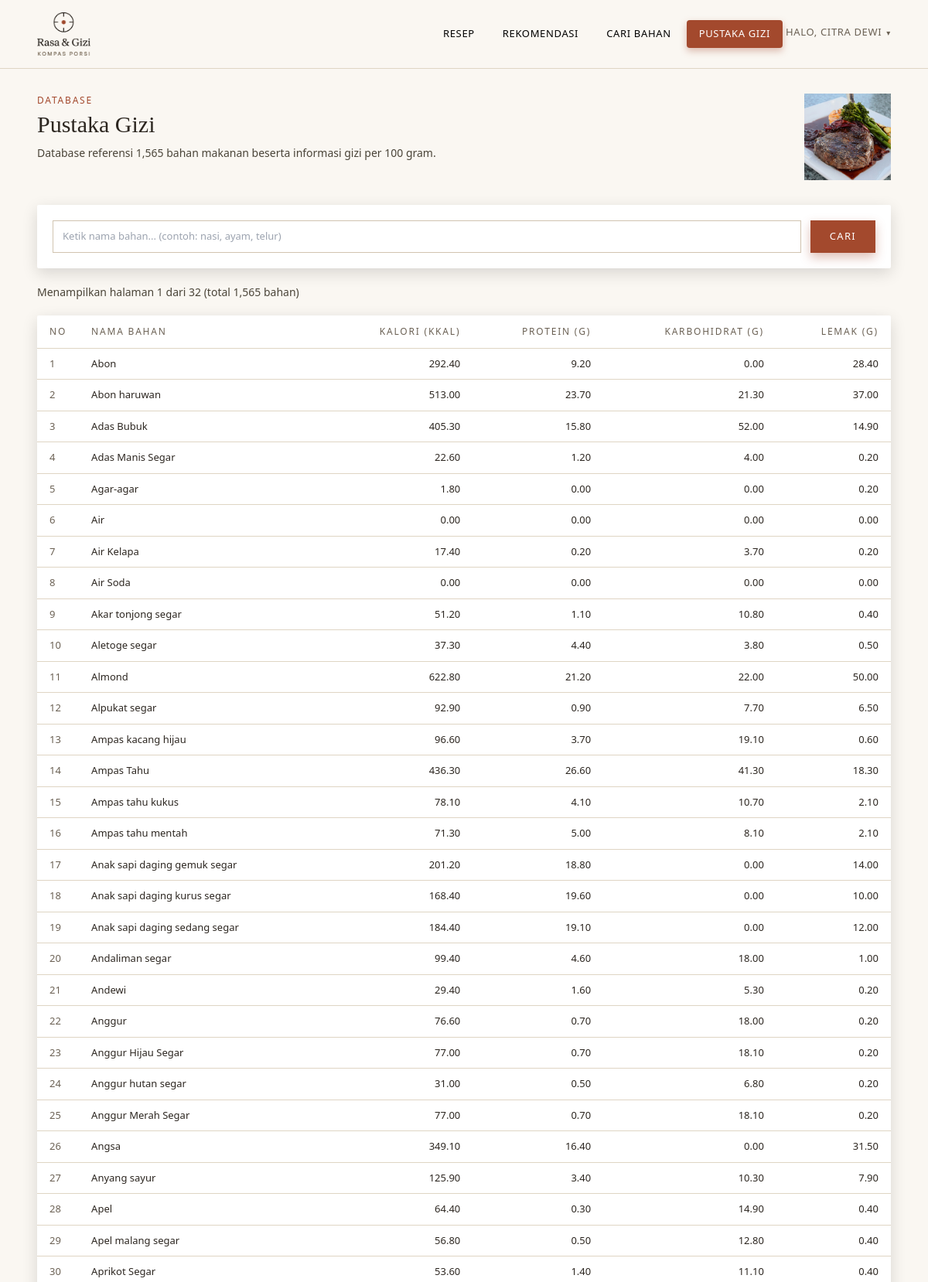
The app's page /pages/pustaka_gizi.php (signed in, upper part) with its own data.
### tables this page shows
CREATE TABLE `bahan_makanan` (
  `id` int NOT NULL,
  `nama_bahan` varchar(255) NOT NULL,
  `kalori_per_100g` decimal(6,2) NOT NULL DEFAULT '0.00',
  `protein_per_100g` decimal(6,2) NOT NULL DEFAULT '0.00',
  `karbohidrat_per_100g` decimal(6,2) NOT NULL DEFAULT '0.00',
  `lemak_per_100g` decimal(6,2) NOT NULL DEFAULT '0.00',
  `gambar` varchar(500) DEFAULT NULL
);

### pages/pustaka_gizi.php (the view, shortened to what this page needs)
<?php
require_once '../config/koneksi.php';
$keyword = trim($_GET['cari'] ?? '');
$page = max(1, (int)($_GET['halaman'] ?? 1));
$limit = 50;
$offset = ($page - 1) * $limit;
$search_param = '%' . $keyword . '%';
if (!empty($keyword)) {
    $count_stmt = mysqli_prepare($koneksi, "SELECT COUNT(*) FROM bahan_makanan WHERE nama_bahan LIKE ?");
    mysqli_stmt_bind_param($count_stmt, 's', $search_param);
} else {
    $count_stmt = mysqli_prepare($koneksi, "SELECT COUNT(*) FROM bahan_makanan");
}
mysqli_stmt_execute($count_stmt);
mysqli_stmt_bind_result($count_stmt, $total_data);
$total_pages = ceil($total_data / $limit);
if (!empty($keyword)) {
    $exact_param = $keyword;
    $starts_with_param = $keyword . '%';
    $data_stmt = mysqli_prepare($koneksi, "
        SELECT nama_bahan, ROUND((protein_per_100g * 4) + (karbohidrat_per_100g * 4) + (lemak_per_100g * 9), 2) AS kalori_per_100g, protein_per_100g, karbohidrat_per_100g, lemak_per_100g
        FROM bahan_makanan WHERE nama_bahan LIKE ?
        ORDER BY
            CASE
                WHEN nama_bahan = ? THEN 0
                WHEN nama_bahan LIKE ? THEN 1
                ELSE 2
            END,
            nama_bahan ASC
        LIMIT ? OFFSET ?
    ");
    mysqli_stmt_bind_param($data_stmt, 'sssii', $search_param, $exact_param, $starts_with_param, $limit, $offset);
} else {
    $data_stmt = mysqli_prepare($koneksi, "
        SELECT nama_bahan, ROUND((protein_per_100g * 4) + (karbohidrat_per_100g * 4) + (lemak_per_100g * 9), 2) AS kalori_per_100g, protein_per_100g, karbohidrat_per_100g, lemak_per_100g
        FROM bahan_makanan
        ORDER BY nama_bahan ASC LIMIT ? OFFSET ?
    ");
    mysqli_stmt_bind_param($data_stmt, 'ii', $limit, $offset);
}
mysqli_stmt_execute($data_stmt);
$result = mysqli_stmt_get_result($data_stmt);
$bahan_list = mysqli_fetch_all($result, MYSQLI_ASSOC);
?>
<!DOCTYPE html>
<html lang="id">
<head>
    <script src="https://cdn.tailwindcss.com"></script>
</head>
<body class="bg-[#FAF7F2] text-[#2C2620] font-sans antialiased min-h-screen">
<?php $base_path = '../'; $active_page = 'pustaka_gizi'; require __DIR__ . '/../includes/partials/navbar.php'; ?>
<div class="max-w-6xl mx-auto px-6 py-8">
    <div class="flex items-start gap-4 md:gap-6 mb-6 md:mb-8">
        <div class="flex-1">
            <span class="text-[#A3492D] text-[11px] md:text-[12px] tracking-[0.15em] uppercase block mb-1">Database</span>
            <h1 class="font-serif text-2xl sm:text-3xl text-[#2C2620] font-normal mb-2">Pustaka Gizi</h1>
            <p class="text-[13px] md:text-[14px] text-[#4A4438]">Database referensi <span id="totalCount"><?= number_format($total_data) ?></span> bahan makanan beserta informasi gizi per 100 gram.</p>
        </div>
        <div class="hidden md:block w-20 h-20 md:w-28 md:h-28 shrink-0">
            <img src="../assets/images/pustaka.jpg" alt="" class="w-full h-full object-cover">
        </div>
    </div>
    <form method="GET" action="" class="bg-white p-5 mb-5 shadow-[0_6px_20px_rgba(0,0,0,0.14)] rounded-[2px]" id="searchForm">
        <div class="flex flex-col sm:flex-row gap-3">
            <input type="search" name="cari" id="searchInput" value="<?= htmlspecialchars($keyword) ?>"
                   class="flex-1 px-3 py-2.5 bg-white border border-[#D1C4B0] text-[13px] text-[#2C2620] focus:outline-none focus:border-[#A3492D] focus:shadow-[0_0_0_2px_rgba(163,73,45,0.1)] transition-all"
                   placeholder="Ketik nama bahan... (contoh: nasi, ayam, telur)" autofocus autocomplete="off">
            <button type="submit"
                    class="py-2.5 px-6 border border-[#A3492D] bg-[#A3492D] text-white text-[13px] tracking-[0.1em] uppercase hover:bg-[#8B3D25] hover:-translate-y-0.5 shadow-[0_6px_14px_rgba(163,73,45,0.35)] hover:shadow-[0_8px_22px_rgba(163,73,45,0.45)] transition-all">
                Cari
            </button>
        </div>
    </form>
    <div id="infoArea">
        <?php if (!empty($keyword)): ?>
            <div class="bg-[#F5F0E8] px-4 py-3 mb-5 text-[14px] text-[#4A4438]">
                Menampilkan <strong><?= number_format($total_data) ?></strong> hasil untuk "<?= htmlspecialchars($keyword) ?>"
            </div>
        <?php else: ?>
            <div class="text-[14px] text-[#4A4438] mb-5">
                Menampilkan halaman <?= $page ?> dari <?= $total_pages ?> (total <?= number_format($total_data) ?> bahan)
            </div>
        <?php endif; ?>
    </div>
    <div id="tableContainer">
        <?php if (empty($bahan_list)): ?>
            <div class="bg-[#E4DBC8] p-16 text-center">
                <p class="text-[#4A4438] text-base mb-2">Tidak ada bahan yang cocok dengan "<?= htmlspecialchars($keyword) ?>"</p>
                <p class="text-[14px] text-[#4A4438]">Coba gunakan kata kunci lain</p>
            </div>
        <?php else: ?>
            <div class="bg-white overflow-hidden shadow-[0_6px_20px_rgba(0,0,0,0.14)] rounded-[2px]">
                <div class="overflow-x-auto">
                    <table class="w-full text-[13px] min-w-[600px]" id="bahanTable">
                        <thead>
                            <tr class="border-b border-[#DFD5C4] text-[12px] tracking-[0.15em] uppercase text-[#6B6154]">
                                <th class="text-left py-3 px-4 w-12 font-normal">No</th>
                                <th class="text-left py-3 px-4 font-normal">Nama Bahan</th>
                                <th class="text-right py-3 px-4 font-normal">Kalori (kkal)</th>
                                <th class="text-right py-3 px-4 font-normal">Protein (g)</th>
                                <th class="text-right py-3 px-4 font-normal">Karbohidrat (g)</th>
                                <th class="text-right py-3 px-4 font-normal">Lemak (g)</th>
                            </tr>
                        </thead>
                        <tbody id="tableBody">
                            <?php $no = $offset + 1; ?>
                            <?php foreach ($bahan_list as $bahan): ?>
                            <tr class="border-b border-[#DFD5C4]">
                                <td class="py-2.5 px-4 text-[#6B6154]"><?= $no++ ?></td>
                                <td class="py-2.5 px-4 text-[#2C2620]"><?= htmlspecialchars($bahan['nama_bahan']) ?></td>
                                <td class="py-2.5 px-4 text-right"><?= number_format($bahan['kalori_per_100g'], 2) ?></td>
                                <td class="py-2.5 px-4 text-right"><?= number_format($bahan['protein_per_100g'], 2) ?></td>
                                <td class="py-2.5 px-4 text-right"><?= number_format($bahan['karbohidrat_per_100g'], 2) ?></td>
                                <td class="py-2.5 px-4 text-right"><?= number_format($bahan['lemak_per_100g'], 2) ?></td>
                            </tr>
                            <?php endforeach; ?>
                        </tbody>
                    </table>
                </div>
            </div>
        <?php endif; ?>
    </div>
</div>
</body>
</html>

### records on screen
bahan_makanan: nama_bahan "Abon", kalori_per_100g "292.40", protein_per_100g "9.20", karbohidrat_per_100g "0.00", lemak_per_100g "28.40"
bahan_makanan: nama_bahan "Abon haruwan", kalori_per_100g "513.00", protein_per_100g "23.70", karbohidrat_per_100g "21.30", lemak_per_100g "37.00"
bahan_makanan: nama_bahan "Adas Bubuk", kalori_per_100g "405.30", protein_per_100g "15.80", karbohidrat_per_100g "52.00", lemak_per_100g "14.90"
bahan_makanan: nama_bahan "Adas Manis Segar", kalori_per_100g "22.60", protein_per_100g "1.20", karbohidrat_per_100g "4.00", lemak_per_100g "0.20"
bahan_makanan: nama_bahan "Agar-agar", kalori_per_100g "1.80", protein_per_100g "0.00", karbohidrat_per_100g "0.00", lemak_per_100g "0.20"
bahan_makanan: nama_bahan "Air", kalori_per_100g "0.00", protein_per_100g "0.00", karbohidrat_per_100g "0.00", lemak_per_100g "0.00"
bahan_makanan: nama_bahan "Air Kelapa", kalori_per_100g "17.40", protein_per_100g "0.20", karbohidrat_per_100g "3.70", lemak_per_100g "0.20"
bahan_makanan: nama_bahan "Air Soda", kalori_per_100g "0.00", protein_per_100g "0.00", karbohidrat_per_100g "0.00", lemak_per_100g "0.00"
bahan_makanan: nama_bahan "Akar tonjong segar", kalori_per_100g "51.20", protein_per_100g "1.10", karbohidrat_per_100g "10.80", lemak_per_100g "0.40"
bahan_makanan: nama_bahan "Aletoge segar", kalori_per_100g "37.30", protein_per_100g "4.40", karbohidrat_per_100g "3.80", lemak_per_100g "0.50"
bahan_makanan: nama_bahan "Almond", kalori_per_100g "622.80", protein_per_100g "21.20", karbohidrat_per_100g "22.00", lemak_per_100g "50.00"
bahan_makanan: nama_bahan "Alpukat segar", kalori_per_100g "92.90", protein_per_100g "0.90", karbohidrat_per_100g "7.70", lemak_per_100g "6.50"
bahan_makanan: nama_bahan "Ampas kacang hijau", kalori_per_100g "96.60", protein_per_100g "3.70", karbohidrat_per_100g "19.10", lemak_per_100g "0.60"
bahan_makanan: nama_bahan "Ampas Tahu", kalori_per_100g "436.30", protein_per_100g "26.60", karbohidrat_per_100g "41.30", lemak_per_100g "18.30"
bahan_makanan: nama_bahan "Ampas tahu kukus", kalori_per_100g "78.10", protein_per_100g "4.10", karbohidrat_per_100g "10.70", lemak_per_100g "2.10"
bahan_makanan: nama_bahan "Ampas tahu mentah", kalori_per_100g "71.30", protein_per_100g "5.00", karbohidrat_per_100g "8.10", lemak_per_100g "2.10"
bahan_makanan: nama_bahan "Anak sapi daging gemuk segar", kalori_per_100g "201.20", protein_per_100g "18.80", karbohidrat_per_100g "0.00", lemak_per_100g "14.00"
bahan_makanan: nama_bahan "Anak sapi daging kurus segar", kalori_per_100g "168.40", protein_per_100g "19.60", karbohidrat_per_100g "0.00", lemak_per_100g "10.00"
bahan_makanan: nama_bahan "Anak sapi daging sedang segar", kalori_per_100g "184.40", protein_per_100g "19.10", karbohidrat_per_100g "0.00", lemak_per_100g "12.00"
bahan_makanan: nama_bahan "Andaliman segar", kalori_per_100g "99.40", protein_per_100g "4.60", karbohidrat_per_100g "18.00", lemak_per_100g "1.00"
bahan_makanan: nama_bahan "Andewi", kalori_per_100g "29.40", protein_per_100g "1.60", karbohidrat_per_100g "5.30", lemak_per_100g "0.20"
bahan_makanan: nama_bahan "Anggur", kalori_per_100g "76.60", protein_per_100g "0.70", karbohidrat_per_100g "18.00", lemak_per_100g "0.20"
bahan_makanan: nama_bahan "Anggur Hijau Segar", kalori_per_100g "77.00", protein_per_100g "0.70", karbohidrat_per_100g "18.10", lemak_per_100g "0.20"
bahan_makanan: nama_bahan "Anggur hutan segar", kalori_per_100g "31.00", protein_per_100g "0.50", karbohidrat_per_100g "6.80", lemak_per_100g "0.20"
bahan_makanan: nama_bahan "Anggur Merah Segar", kalori_per_100g "77.00", protein_per_100g "0.70", karbohidrat_per_100g "18.10", lemak_per_100g "0.20"
bahan_makanan: nama_bahan "Angsa", kalori_per_100g "349.10", protein_per_100g "16.40", karbohidrat_per_100g "0.00", lemak_per_100g "31.50"
bahan_makanan: nama_bahan "Anyang sayur", kalori_per_100g "125.90", protein_per_100g "3.40", karbohidrat_per_100g "10.30", lemak_per_100g "7.90"
bahan_makanan: nama_bahan "Apel", kalori_per_100g "64.40", protein_per_100g "0.30", karbohidrat_per_100g "14.90", lemak_per_100g "0.40"
bahan_makanan: nama_bahan "Apel malang segar", kalori_per_100g "56.80", protein_per_100g "0.50", karbohidrat_per_100g "12.80", lemak_per_100g "0.40"
bahan_makanan: nama_bahan "Aprikot Segar", kalori_per_100g "53.60", protein_per_100g "1.40", karbohidrat_per_100g "11.10", lemak_per_100g "0.40"

### other values on screen
$_SESSION['nama'] "CITRA DEWI"
$total_data "1,565"
$page "1"
$total_pages "32"
